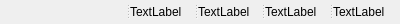
<?xml version="1.0" encoding="UTF-8"?>
<ui version="4.0">
 <class>GitHistoryListItem</class>
 <widget class="QWidget" name="GitHistoryListItem">
  <property name="geometry">
   <rect>
    <x>0</x>
    <y>0</y>
    <width>400</width>
    <height>24</height>
   </rect>
  </property>
  <property name="sizePolicy">
   <sizepolicy hsizetype="Preferred" vsizetype="Preferred">
    <horstretch>0</horstretch>
    <verstretch>0</verstretch>
   </sizepolicy>
  </property>
  <property name="windowTitle">
   <string/>
  </property>
  <layout class="QHBoxLayout" name="horizontalLayout">
   <property name="spacing">
    <number>4</number>
   </property>
   <property name="leftMargin">
    <number>4</number>
   </property>
   <property name="topMargin">
    <number>4</number>
   </property>
   <property name="rightMargin">
    <number>4</number>
   </property>
   <property name="bottomMargin">
    <number>4</number>
   </property>
   <item>
    <widget class="QSplitter" name="splitter">
     <property name="sizePolicy">
      <sizepolicy hsizetype="Expanding" vsizetype="Minimum">
       <horstretch>0</horstretch>
       <verstretch>0</verstretch>
      </sizepolicy>
     </property>
     <property name="orientation">
      <enum>Qt::Orientation::Horizontal</enum>
     </property>
     <widget class="QWidget" name="widgetGraph" native="true"/>
     <widget class="QLabel" name="labelCommitMessage">
      <property name="text">
       <string>TextLabel</string>
      </property>
     </widget>
     <widget class="QLabel" name="labelCommitDateTime">
      <property name="text">
       <string>TextLabel</string>
      </property>
     </widget>
     <widget class="QLabel" name="labelAuthor">
      <property name="text">
       <string>TextLabel</string>
      </property>
     </widget>
     <widget class="QLabel" name="labelSHA">
      <property name="text">
       <string>TextLabel</string>
      </property>
     </widget>
    </widget>
   </item>
  </layout>
 </widget>
 <resources/>
 <connections/>
</ui>
